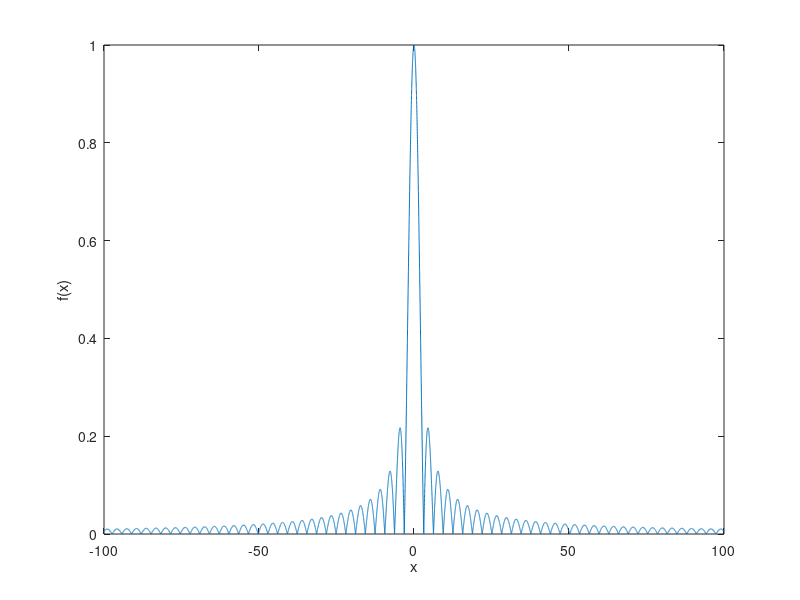

Write the MATLAB code that produced this figure. (Note: this script raises an error after producing the figure.)
% COSE281 ENGINEERING MATHEMATICS 2019 ASSIGNMENT 1 PROBLEM #1
% STUDENT IDs: 2015320143, 2016320128, 2018320250
% This script plots the function f(x) = abs(sin(x) ./ x) over the interval
% -100 <= x <= 100. The script also calculates and prints out the limit as
% the function approaches 0, positive infinity and negative infinity.


% close all figures, clear the workspace and output
% window of Matlab.
clear all
close all
clc

% create figure f1 with the Number property set to 1.
f1 = figure(1);

% set the position of f1 as the bottom-left corner and set the width and
% height of the figure to be 600 pixels and 400 pixels respectively.
set(f1, 'Units', 'pixels', 'Position', [0 0 600 400]);

% plot the function f(x) = abs(sin(x) ./ x) over the interval -100 <= x <=
% 100 and supply array x with enough points to get a smooth plotting
% behaviour.
% x is a regularly-spaced vector using 0.01 as the increment between
% elements for a total of 20001 points.
% y is a vector that holds the corresponding y-axis values for y = f(x).
x = [-100 : .01 : 100];
y = abs(sin(x) ./ x);
plot(x, y);

% add axis labels 'x' and 'f(x)' to the x and y axes respectively.
xlabel('x');
ylabel('f(x)');
 
% save figure to a PNG file named sinc.png
saveas(f1, 'sinc.png');


% Questions
% 1a) Based on the plot, what seems to be the value of f(0)?
% Ans: The value of f(0) seems to be 1 based on the plot.
% 
% 1b) Why am I asking about this value?
% Ans: If we substitute x with 0 in the given function, 
% f(x) = abs(sin(x) / x), we see that f(0) = abs(sin(0) / 0), which is
% undefined since we perform division by 0. But we seem to have a value
% based on the graph.
% 
% 2) Based on the plot, what seem to be the limits of f(x) as x approaches
% positve and negative infinity?
% Ans: Based on the plot, the limits of f(x) as x approaches postive and
% negative infinity both seem to be 0.


% define symbolic variable t.
syms t

% define s symbolically as f(t), a function of t.
s = abs(sin(t) / t);

% check the limits for the 3 cases mentioned in 1a) and 2).
% save the values in a1, a2 and a3 respectively.
lim_zero = limit(s, t, 0);
lim_pos_inf = limit(s, t, Inf);
lim_neg_inf = limit(s, t, -Inf);

% print results with nice explanation text to command window with fprintf.
fprintf('The limit of f(x) = abs(sin(x) / x) as x approaches 0 is %d\n', lim_zero);
fprintf('The limit of f(x) = abs(sin(x) / x) as x approaches positive infinity is %d\n', lim_pos_inf);
fprintf('The limit of f(x) = abs(sin(x) / x) as x approaches negative infinity is %d\n', lim_neg_inf);


